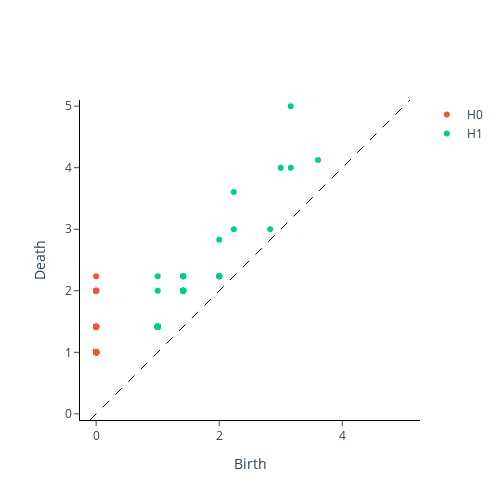

The cell this chart's notebook holds for it:
### Code cell
from gtda.homology import VietorisRipsPersistence
VR = VietorisRipsPersistence(n_jobs=-1)
PtCloudPers1 = VR.fit_transform(xypts1)
VR.plot(PtCloudPers1,0)
